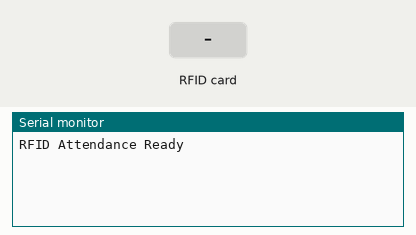
The sketch below on a simulated ESP32. On the bench: the last lines printed to the serial monitor. The inputs (shaded band) are chosen by the test bench.

Above: at 1.2 s.
1.3 s: RFID card 23 3B 1F BE held to the reader
At 2.2 s:
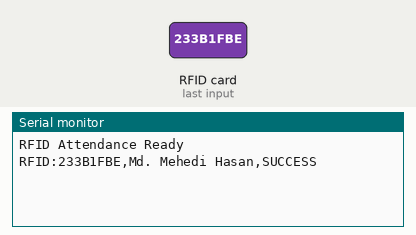
2.8 s: RFID card A2 42 CA 01 held to the reader
At 3.4 s:
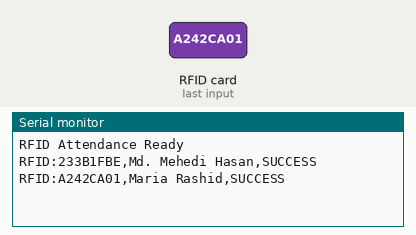
4.3 s: RFID card 63 69 82 05 held to the reader
At 4.7 s:
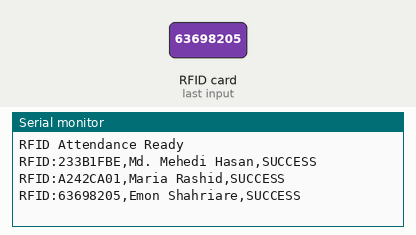
5.8 s: RFID card 5E 7A 19 C4 held to the reader
At 7.2 s:
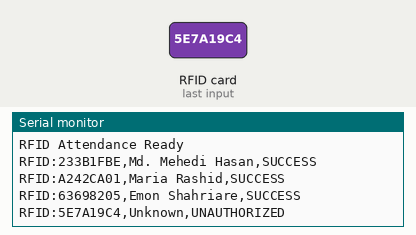

The sketch:

esp32_code.ino
```cpp
#include <SPI.h>
#include <MFRC522.h>

// RFID pins
#define SS_PIN    21
#define RST_PIN   22
#define MOSI_PIN  23
#define MISO_PIN  19
#define SCK_PIN   18

MFRC522 mfrc522(SS_PIN, RST_PIN);

// Authorized UIDs and names
String authorizedUIDs[] = {"233B1FBE", "A242CA01", "63698205"};
String employeeNames[] = {"Md. Mehedi Hasan", "Maria Rashid", "Emon Shahriare"};
const int NUM_AUTH = sizeof(authorizedUIDs) / sizeof(authorizedUIDs[0]);

String getUIDString(byte *uid, byte uidSize) {
  String uidStr = "";
  for (byte i = 0; i < uidSize; i++) {
    if (uid[i] < 0x10) uidStr += "0";
    uidStr += String(uid[i], HEX);
  }
  uidStr.toUpperCase();
  return uidStr;
}

String getNameByUID(String uid) {
  for (int i = 0; i < NUM_AUTH; i++) {
    if (authorizedUIDs[i] == uid) return employeeNames[i];
  }
  return "Unknown";
}

void setup() {
  Serial.begin(115200);
  SPI.begin(SCK_PIN, MISO_PIN, MOSI_PIN, SS_PIN);
  mfrc522.PCD_Init();
  Serial.println("RFID Attendance Ready");
}

void loop() {
  if (mfrc522.PICC_IsNewCardPresent() && mfrc522.PICC_ReadCardSerial()) {
    String uidStr = getUIDString(mfrc522.uid.uidByte, mfrc522.uid.size);
    String name = getNameByUID(uidStr);
    String status = (name != "Unknown") ? "SUCCESS" : "UNAUTHORIZED";
    Serial.printf("RFID:%s,%s,%s\n", uidStr.c_str(), name.c_str(), status.c_str());
    delay(1500); // Prevent duplicate reads
    mfrc522.PICC_HaltA();
    mfrc522.PCD_StopCrypto1();
  }
}
```

Measured:
- after the input at 1.3 s, the serial monitor: prints a new line at once (image 1)
- after the input at 2.8 s, the serial monitor: prints a new line at once (image 2)
- after the input at 4.3 s, the serial monitor: prints a new line at once (image 3)
- after the input at 5.8 s, the serial monitor: prints a new line at once (image 4)
